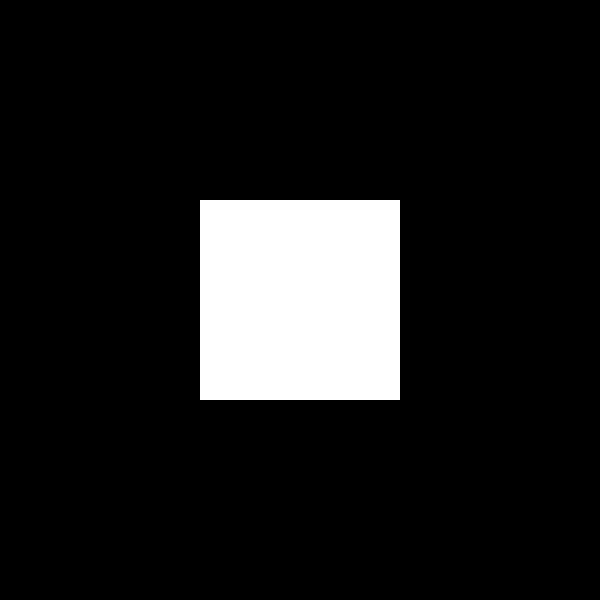
Frame 1 (no input)
Frame 60 (the mouse pressed at the canvas centre just before this capture): identical to frame 1, image omitted
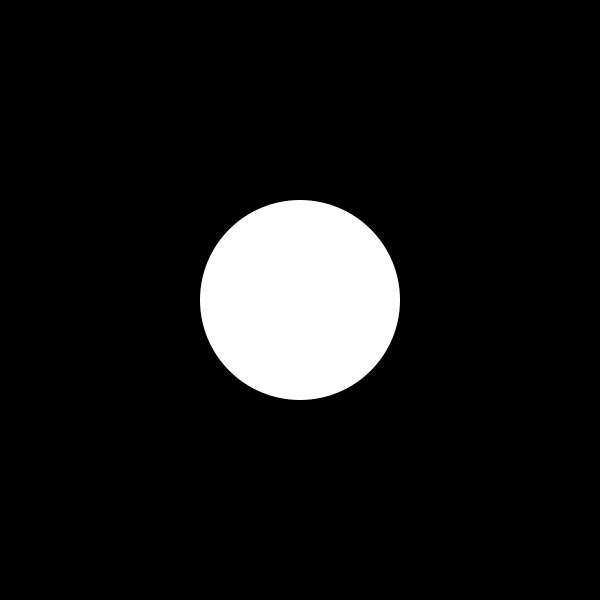
Frame 120 (the mouse held since frame 60 and released just before this capture)

The Processing sketch that drew these frames (run headless with seeded random() and noise(); from frame 60 on, the mouse is pressed at the canvas centre):

// Processing sketch: CodingTrainConditionals1
// ── CodingTrainConditionals1.pde
// Fare ekranın ortasındayken daire, değilse dikdörtgen çizer.
void setup() {
  size(600, 600);
  rectMode(CENTER);
  noStroke();
  background(0);
}

void draw() {
  background(0);

  // Fare 200x200 ile 400x400 arasındaki bölgedeyse daire çiz
  if (mouseX >= 200 && mouseX <= 400 &&
      mouseY >= 200 && mouseY <= 400) {
    circle(width/2, height/2, 200);
  } else {
    rect(width/2, height/2, 200, 200);
  }
}
